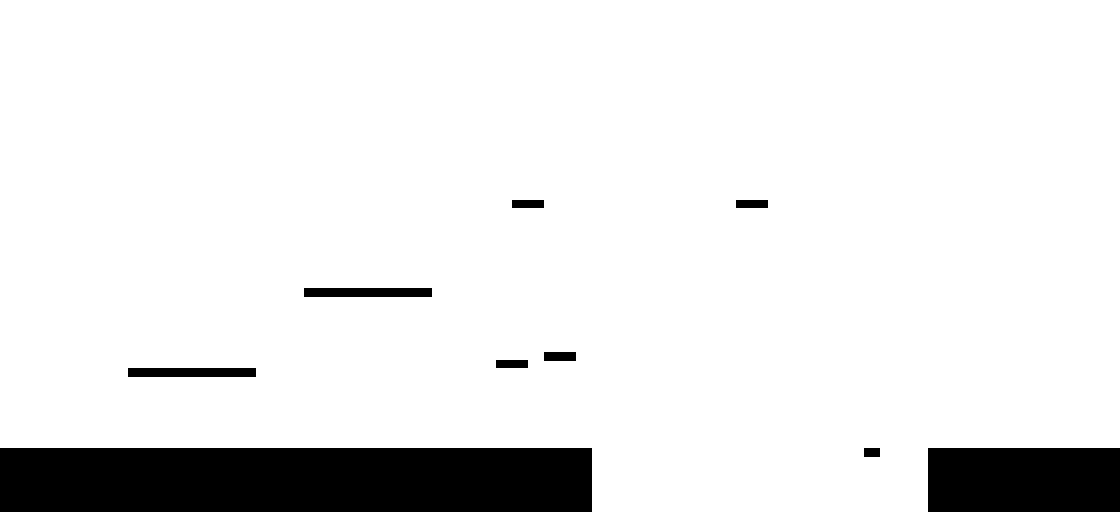

The image is a tile-based game level rendered from a .tmx file. Its description and source (layers, tilesets, objects; grid data summarised) follow:
An orthogonal 70x32 tile map with 16x16 px tiles, 1 tile layer (Tile Layer 1) and 13 objects (6x platform, 2x solid, 2x zombie, player, coin).

<map version="1.0" orientation="orthogonal" renderorder="right-down" width="70" height="32" tilewidth="16" tileheight="16" nextobjectid="30">
 <tileset firstgid="1" name="black_white_tileset" tilewidth="16" tileheight="16" tilecount="19" columns="6">
  <image source="black_white_tileset.png" width="96" height="48" />
 </tileset>
 <layer name="Tile Layer 1" width="70" height="32">
  <data>[2240 cells, 2240 non-empty, 4 distinct tile ids]</data>
 </layer>
 <objectgroup name="collision_layer">
  <object id="1" name="solid" x="0" y="448" width="592" height="64" />
  <object id="9" name="platform" x="128" y="368" width="128" height="8" />
  <object id="11" name="solid" x="928" y="448" width="192" height="64" />
  <object id="14" name="platform" x="304" y="288" width="128" height="8" />
  <object id="17" name="platform" x="512" y="200" width="32" height="8" />
  <object id="18" name="platform" x="736" y="200" width="32" height="8" />
  <object id="25" name="platform" x="496" y="360" width="32" height="8" />
  <object id="26" name="platform" x="544" y="352" width="32" height="8" />
  <object id="28" x="864" y="448" width="16" height="16" />
 </objectgroup>
 <objectgroup name="spawn_point_layer">
  <object id="5" name="player" x="16" y="384" width="16" height="16" />
  <object id="7" name="zombie" x="240" y="416" width="16" height="16" />
  <object id="20" name="zombie" x="512" y="144" width="16" height="16" />
  <object id="27" name="coin" x="352" y="240" width="16" height="16" />
 </objectgroup>
</map>
